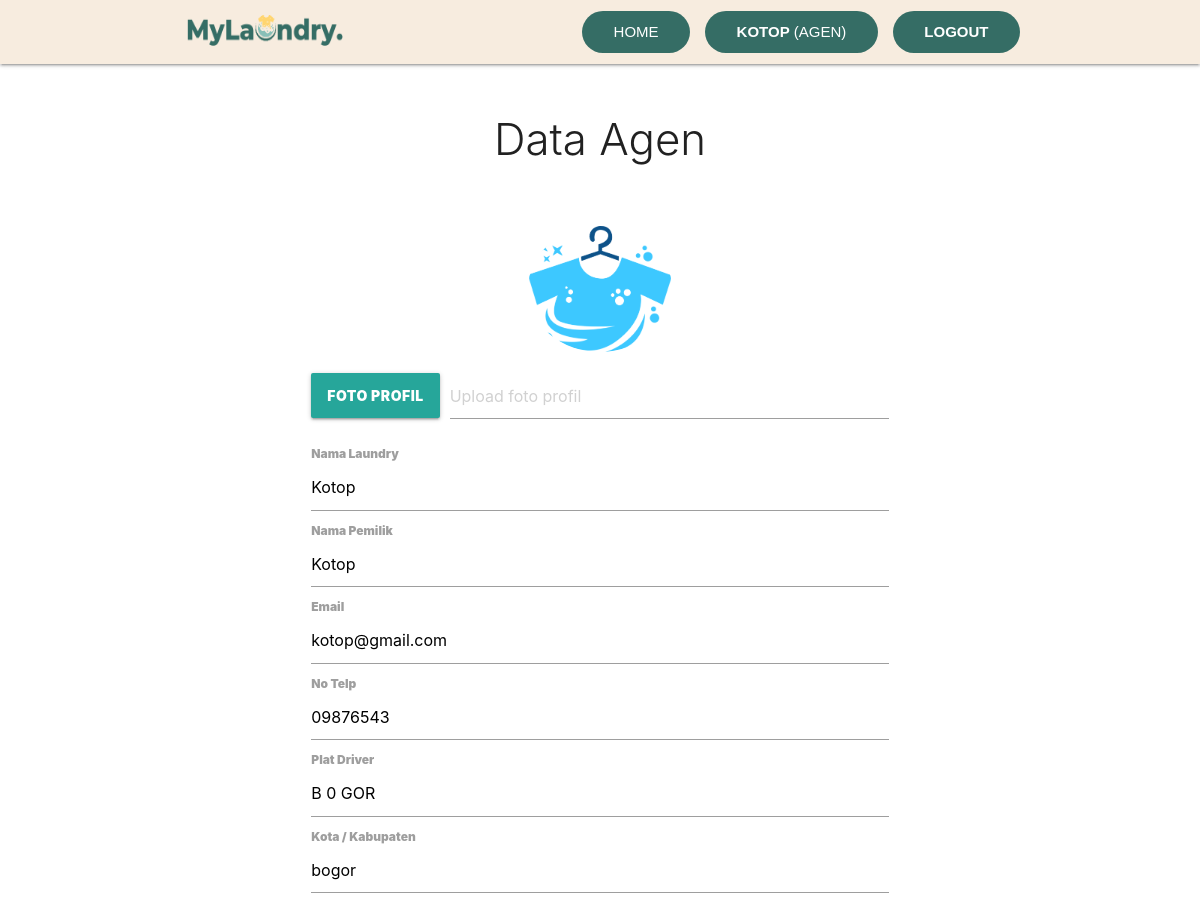
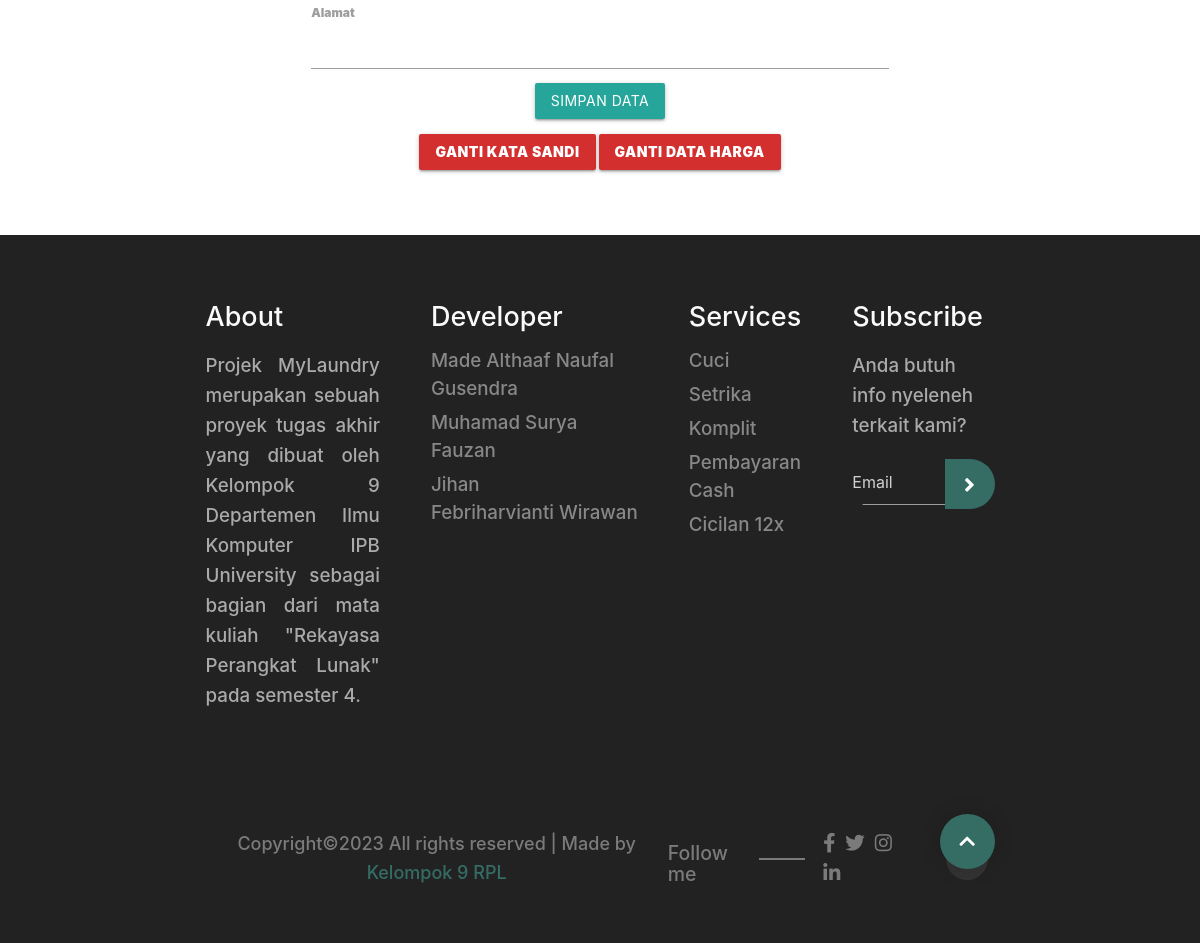
Page /agen.php (signed in) on the committed database (2 pictures, top to bottom).
### tables this page shows
CREATE TABLE `agen` (
  `id_agen` int(11) NOT NULL,
  `nama_laundry` varchar(30) DEFAULT NULL,
  `nama_pemilik` varchar(30) DEFAULT NULL,
  `telp` varchar(13) DEFAULT NULL,
  `email` varchar(30) DEFAULT NULL,
  `kota` varchar(20) DEFAULT NULL,
  `alamat` varchar(100) DEFAULT NULL,
  `plat_driver` varchar(12) DEFAULT NULL,
  `foto` text NOT NULL,
  `password` varchar(255) DEFAULT NULL
);

### agen.php (the view, shortened to what this page needs)
<?php
include 'connect-db.php';
$idAgen = $_SESSION["agen"];
$query = "SELECT * FROM agen WHERE id_agen = '$idAgen'";
$result = mysqli_query($connect, $query);
$agen = mysqli_fetch_assoc($result);
?>
<!DOCTYPE html>
<html lang="en">
<head>
</head>
<body>
    <?php include 'header.php'; ?>
    <div class="row">
        <div class="col s6 offset-s3">
            <h3 class="header light center">Data Agen</h3>
            <br><br>
            <form action="" method="post" enctype="multipart/form-data">
                <div class="center">
                    <img src="img/agen/<?= $agen['foto'] ?>" class="circle responsive-img" width=25% alt="">
                </div>
                <div class="file-field input-field">
                    <div class="btn">
                        <span>Foto Profil</span>
                    </div>
                    <div class="file-path-wrapper">
                        <input class="file-path validate" type="text" placeholder="Upload foto profil">
                    </div>
                </div>
                <div class="input-field">
                    <ul>
                        <li>
                            <label for="namaLaundry">Nama Laundry</label>
                            <input type="text" id="namaLaundry" name="namaLaundry" value="<?= $agen['nama_laundry']?>">
                        </li>
                        <li>
                            <label for="namaPemilik">Nama Pemilik</label>
                            <input type="text" id="namaPemilik" name="namaPemilik" value="<?= $agen['nama_pemilik']?>">
                        </li>
                        <li>
                            <label for="email">Email</label>
                            <input type="text" id="email" name="email" value="<?= $agen['email']?>">
                        </li>
                        <li>
                            <label for="telp">No Telp</label>
                            <input type="text" id="telp" name="telp" value="<?= $agen['telp']?>">
                        </li>
                        <li>
                            <label for="plat">Plat Driver</label>
                            <input type="text" id="plat" name="platDriver" value="<?= $agen['plat_driver']?>">
                        </li>
                        <li>
                            <label for="kota">Kota / Kabupaten</label>
                            <input type="text" name="kota" value="<?= $agen['kota']?>">
                        </li>
                        <li>
                            <label for="alamat">Alamat</label>
                            <textarea class="materialize-textarea" name="alamat"><?= $agen['alamat']?></textarea>
                        </li>
                        <li>
                            <div class="center">
                                <button class="btn" type="submit" name="simpan">Simpan Data</button>
                            </div>
                        </li>
                    </ul>
                </div>
            </form>
            <div class="center">
                <a class="btn red darken-2" href="ganti-kata-sandi.php">Ganti Kata Sandi</a>
                <a class="btn red darken-2" href="edit-harga.php">Ganti Data Harga</a>
            </div>
        </div>
    </div>
    <?php include "footer.php"; ?>
</body>
</html>

### header.php (shortened to what this page needs)
<nav style="background-color:#f7ecdf";>
<link rel="stylesheet" href="./css/header.css" />
    <div class="container">
        <div class="nav-wrapper">
        <a href="index.php">
            <img src="img/MyLaundry1.png" style="top: 0; left: 0; width: 170px; height: 60px;">
        </a>
            <ul class="right hide-on-med-and-down">
                <li>
                <a href="index1.php">Home</a>
                </li>
                <li>
                <?php
                    global $connect;
                    if ( isset($_SESSION["login-pelanggan"]) && isset($_SESSION["pelanggan"])){
                        $idPelanggan = $_SESSION["pelanggan"];
                        $data = mysqli_query($connect, "SELECT * FROM pelanggan WHERE id_pelanggan = '$idPelanggan'");
                        $data = mysqli_fetch_assoc($data);
                        $nama = $data["nama"];
                        echo "<a href='pelanggan.php'><b>$nama</b> (Pelanggan)</a>";
                    }else if ( isset($_SESSION["login-agen"]) && isset($_SESSION["agen"])){
                        $id_agen = $_SESSION["agen"];
                        $data = mysqli_query($connect, "SELECT * FROM agen WHERE id_agen = '$id_agen'");
                        $data = mysqli_fetch_assoc($data);
                        $nama = $data["nama_laundry"];
                        echo "<a href='agen.php'><b>$nama</b> (Agen)</a>";
                    }else if ( isset($_SESSION["login-admin"]) && isset($_SESSION["admin"])){
                        echo
                            "<a href='admin.php'><b><b>Admin</b></a>";
                        }else {
                            echo
                            "<a href='registrasi-page.php' class='button'>Registrasi</a>";
                        }
                ?>
                </li>
                <li>
                <?php
                    if ( isset($_SESSION["login-pelanggan"]) && isset($_SESSION["pelanggan"]) || isset($_SESSION["login-agen"]) && isset($_SESSION["agen"]) || isset($_SESSION["login-admin"]) && isset($_SESSION["admin"]) ){
                        echo
                        "<a href='logout.php'><b><b>Logout</b></a>";
                    }else {
                        echo "<a href='login.php' class='button'>Login</a>";
                    }
                ?>
                </li>
            </ul>
            <ul id="nav-mobile" class="sidenav">
                <li>
                    <a href="index1.php" class='button'><Home</a>
                    <?php
                        if ( isset($_SESSION["login-pelanggan"]) && isset($_SESSION["pelanggan"]) || isset($_SESSION["login-agen"]) && isset($_SESSION["agen"]) || isset($_SESSION["login-admin"]) && isset($_SESSION["admin"]) ){
                            echo
                            "<a href='logout.php'><b><b>Logout</b></a>";
                        }else {
                            echo "<a href='login.php' style='color:#356D65;'><b><b>Login</b></a>";
                        }
                    ?>
                </li>
                    <?php
                        global $connect;
                        if ( isset($_SESSION["login-pelanggan"]) && isset($_SESSION["pelanggan"])){
                            $idPelanggan = $_SESSION["pelanggan"];
                            $data = mysqli_query($connect, "SELECT * FROM pelanggan WHERE id_pelanggan = '$idPelanggan'");
                            $data = mysqli_fetch_assoc($data);
                            $nama = $data["nama"];
                            echo "<a href='pelanggan.php' style='color:#356D65;'><b>$nama</b> (Pelanggan)</a>";
                        }else if ( isset($_SESSION["login-agen"]) && isset($_SESSION["agen"])){
                            $id_agen = $_SESSION["agen"];
                            $data = mysqli_query($connect, "SELECT * FROM agen WHERE id_agen = '$id_agen'");
                        }else if ( isset($_SESSION["login-admin"]) && isset($_SESSION["admin"])){
                            echo
                            "<a href='admin.php' style='color:#356D65;'><b><b>Admin</b></a>";
                        }else {
                            echo
                            "<a href='registrasi.php' style='color:#356D65;'><b><b>Registrasi</b></a>";
                        }
                    ?>
            </ul>
        </div>
    </div>
</nav>
<br/>

### css/rating.css (style rules this page uses)
fieldset, label { margin: 0; padding: 0; }
body { margin: 0px; }

### css/header.css (style rules this page uses)
:root { --dark-one: #333; --dark-two: #7a7a7a; --main-color: #356D65; --light-one: #fff; --light-two: #f9fafb; --light-three: #f6f7fb; }
.button { display: inline-block; padding: 0.9rem 1.2rem; color: var(--dark-one); font-size: 1.05rem; font-family: 'Poppins', sans-serif; text-transform: uppercase; font-weight: 500; line-height: 1; transition: 0.3s; background-color: var(--main-color); color: var(--light-one); border-radius: 2rem; font-size: 1rem; padding: 0.9rem 2.1rem; margin-left: 1rem; }
nav ul a { display: inline-block; padding: 0.9rem 1.2rem; color: var(--dark-one); font-size: 1.05rem; font-family: 'Poppins', sans-serif; text-transform: uppercase; font-weight: 500; line-height: 1; transition: 0.3s; background-color: var(--main-color); color: var(--light-one); border-radius: 2rem; font-size: 1rem; padding: 0.9rem 2.1rem; margin-left: 1rem; }

### css/footer.css (style rules this page uses)
:root { --dark-one: #333; --dark-two: #7a7a7a; --main-color: #356D65; --light-one: #fff; --light-two: #f9fafb; --light-three: #f6f7fb; }
.container { position: relative; z-index: 5; max-width: 150rem; padding: 0 0rem; margin: 0 center; }

### rows in the picture
agen: nama_laundry "KOTOP", foto (placeholder picture), namaLaundry "Kotop", namaPemilik "Kotop", email "kotop@gmail.com", telp "09876543", platDriver "B 0 GOR", kota "bogor"
